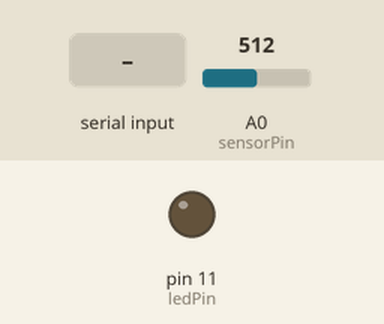
This sketch was run on a simulated Arduino Uno, built with avr-gcc and run on an emulated ATmega328P. Parts: output pins drawn as LEDs (lit = HIGH). The test bench sets the inputs (shaded band); at power-on: A0 (sensorPin) = 512. What the sketch prints to the serial monitor is not drawn.

Above: at 1.2 s.
1.3 s: "90,45\n" received over Serial
At 2.5 s:
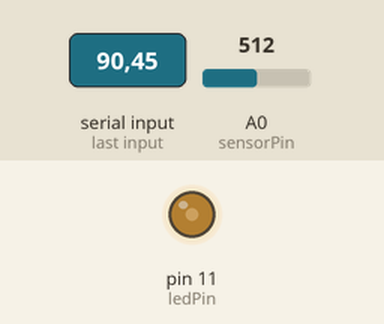
2.8 s: "30,150\n" received over Serial
At 3.7 s:
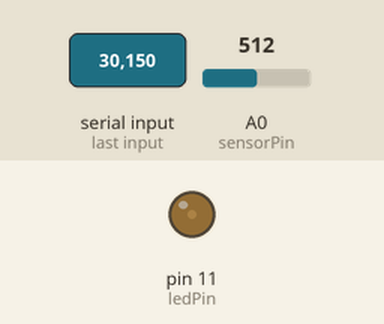
4.3 s: "200\n" received over Serial
At 4.7 s:
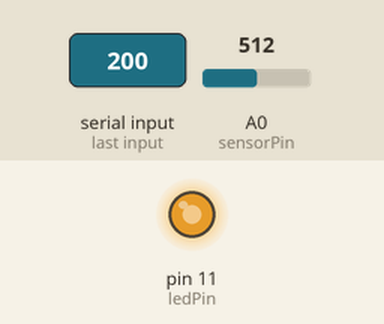
5.8 s: "90\n" received over Serial
At 7.0 s:
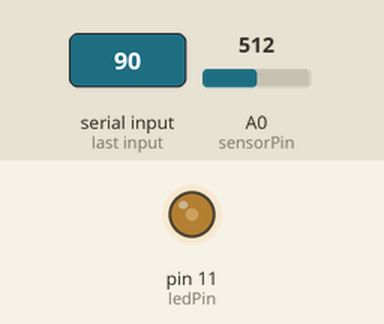
Timing chart, 0 to 8.3 s (numbered marks = the images above; inputs shaded):
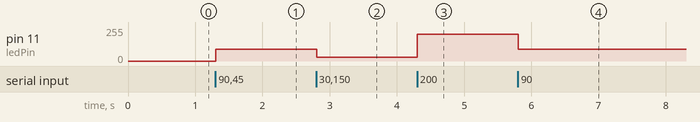

Measured:
- after the input at 1.3 s, pin 11 (ledPin): 0/255 → 90/255 at once
- after the input at 2.8 s, pin 11 (ledPin): 90/255 → 30/255 at once
- after the input at 4.3 s, pin 11 (ledPin): 30/255 → 200/255 at once
- after the input at 5.8 s, pin 11 (ledPin): 200/255 → 90/255 at once

The sketch:

arduino_sketch.ino
```cpp
// arduino_sketch.ino
// Talks to the computer over serial in BOTH directions at the same time:
//   SEND    : read A0, map to 0-255, send a reading every 100 ms.
//   RECEIVE : read a number coming back from the computer and set the LED on pin 11.
//
// The trick for reliable two-way serial is to NEVER block:
//   - We read incoming data one character at a time (no Serial.parseInt).
//   - We send on a millis() timer (no delay()).
// This way the "in" and "out" directions never get in each other's way.

const int sensorPin = A0;   // analog input (e.g. a potentiometer)
const int ledPin = 11;      // PWM pin (~) for the LED

String incoming = "";                    // collects characters until we see a newline
unsigned long lastSend = 0;              // remembers when we last sent a reading
const unsigned long sendEvery = 100;     // send a reading every 100 ms

void setup() {
  Serial.begin(9600);        // must match the baudRate in server.js
  pinMode(ledPin, OUTPUT);
}

void loop() {
  // ---- RECEIVE (runs every loop, never blocks) ----
  while (Serial.available() > 0) {
    char c = Serial.read();            // read ONE character
    if (c == '\n') {                   // newline means a full number has arrived
      int value = incoming.toInt();    // turn the collected text into a number
      value = constrain(value, 0, 255);// keep it inside 0-255
      analogWrite(ledPin, value);      // set the LED brightness
      incoming = "";                   // clear the buffer for the next number
    } else if (c != '\r') {            // ignore carriage returns
      incoming += c;                   // otherwise add the character to our buffer
    }
  }

  // ---- SEND (only every 100 ms, using millis() instead of delay) ----
  if (millis() - lastSend >= sendEvery) {
    lastSend = millis();
    int raw = analogRead(sensorPin);          // 0-1023
    int out = map(raw, 0, 1023, 0, 255);      // squeeze down to 0-255
    Serial.println(out);                      // send the number + a newline
  }
}

// NOTE ABOUT PIN 11:
// Pin 11 IS a true PWM pin on the Arduino Uno (look for the "~" next to it), so
// analogWrite() smoothly dims the LED across the full 0-255 range.
// Wire the LED from pin 11 through a resistor (~220 ohm) to ground.
//
// IMPORTANT: Do NOT add any other Serial.print() lines to this sketch.
// The computer expects ONLY the number, so extra text would confuse it.
```
